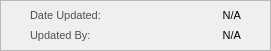
    <widget class="QFrame" name="basePopUpBodyFrame_5">
     <property name="geometry">
      <rect>
       <x>980</x>
       <y>580</y>
       <width>271</width>
       <height>51</height>
      </rect>
     </property>
     <property name="styleSheet">
      <string notr="true">#basePopUpBodyFrame_5 {
	background-color: rgb(247, 247, 247);
	border: 1px solid rgb(194, 194, 194);
	border-radius: 10px;
}</string>
     </property>
     <property name="frameShape">
      <enum>QFrame::Shape::StyledPanel</enum>
     </property>
     <property name="frameShadow">
      <enum>QFrame::Shadow::Raised</enum>
     </property>
     <widget class="QLabel" name="label_DateUpdated">
      <property name="geometry">
       <rect>
        <x>30</x>
        <y>0</y>
        <width>81</width>
        <height>31</height>
       </rect>
      </property>
      <property name="font">
       <font>
        <family>Arial</family>
        <pointsize>8</pointsize>
       </font>
      </property>
      <property name="styleSheet">
       <string notr="true">#label_DateUpdated{
	background-color:transparent;
	color:#4f4f4f;
}</string>
      </property>
      <property name="text">
       <string>Date Updated:</string>
      </property>
      <property name="alignment">
       <set>Qt::AlignmentFlag::AlignLeading|Qt::AlignmentFlag::AlignLeft|Qt::AlignmentFlag::AlignVCenter</set>
      </property>
     </widget>
     <widget class="QLabel" name="inst_display_DateUpdated">
      <property name="geometry">
       <rect>
        <x>0</x>
        <y>0</y>
        <width>241</width>
        <height>31</height>
       </rect>
      </property>
      <property name="font">
       <font>
        <family>Arial</family>
        <pointsize>8</pointsize>
       </font>
      </property>
      <property name="styleSheet">
       <string notr="true">#display_DateUpdated{
	background-color:transparent;
	color:#4f4f4f;
}</string>
      </property>
      <property name="text">
       <string>N/A</string>
      </property>
      <property name="alignment">
       <set>Qt::AlignmentFlag::AlignRight|Qt::AlignmentFlag::AlignTrailing|Qt::AlignmentFlag::AlignVCenter</set>
      </property>
     </widget>
     <widget class="QLabel" name="inst_display_UpdatedBy">
      <property name="geometry">
       <rect>
        <x>130</x>
        <y>20</y>
        <width>111</width>
        <height>31</height>
       </rect>
      </property>
      <property name="font">
       <font>
        <family>Arial</family>
        <pointsize>8</pointsize>
       </font>
      </property>
      <property name="styleSheet">
       <string notr="true">#display_UpdatedBy{
	background-color:transparent;
	color:#4f4f4f;
}</string>
      </property>
      <property name="text">
       <string>N/A</string>
      </property>
      <property name="alignment">
       <set>Qt::AlignmentFlag::AlignRight|Qt::AlignmentFlag::AlignTrailing|Qt::AlignmentFlag::AlignVCenter</set>
      </property>
     </widget>
     <widget class="QLabel" name="label_UpdatedBy">
      <property name="geometry">
       <rect>
        <x>30</x>
        <y>20</y>
        <width>81</width>
        <height>31</height>
       </rect>
      </property>
      <property name="font">
       <font>
        <family>Arial</family>
        <pointsize>8</pointsize>
       </font>
      </property>
      <property name="styleSheet">
       <string notr="true">#label_UpdatedBy{
	background-color:transparent;
	color:#4f4f4f;
}</string>
      </property>
      <property name="text">
       <string>Updated By:</string>
      </property>
      <property name="alignment">
       <set>Qt::AlignmentFlag::AlignLeading|Qt::AlignmentFlag::AlignLeft|Qt::AlignmentFlag::AlignVCenter</set>
      </property>
     </widget>
    </widget>
